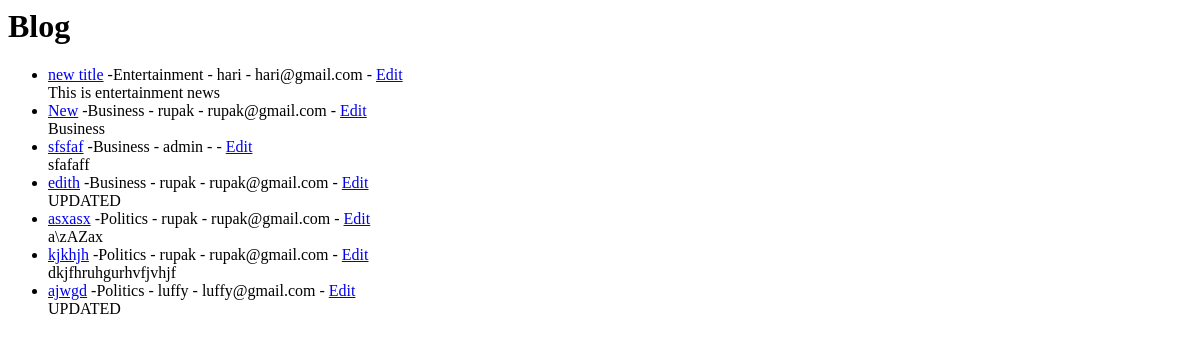
The page /blog/ on the database as committed earlier.
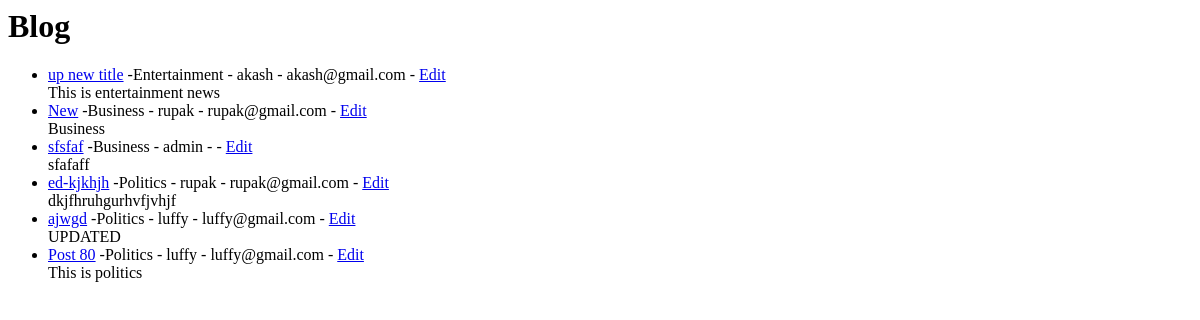
The same page on the database as committed later.
### loginapp/models.py (models this page shows, shortened)
class Post(models.Model):
    title = models.CharField(max_length = 255)
    header_image = models.ImageField(null=True, blank=True, upload_to="loginapp\static\Images")
    auth = models.ForeignKey(User,on_delete = models.CASCADE)
    body = RichTextField(blank = True , null = True)
    category = models.CharField(max_length=255, default='Politics')

### loginapp/views.py (the view)
# urls.py: path('blog/', Blog.as_view(), name="Blog"),
class Blog(ListView):
    model = Post
    template_name = 'loginapp/Html file/blog.html'

### loginapp/templates/loginapp/Html file/blog.html
<h1>Blog</h1>
<ul>
  {% for post in object_list %}
  <li>
    <a href="{% url 'article-detail' post.pk %}">{{ post.title }}</a>
    -{{ post.category}} - {{ post.auth.username }} - {{ post.auth.email }} - <a href="{% url 'update_post' post.pk %}">Edit</a> <br />
    {{ post.body }}
  </li>
  {% endfor %}
</ul>

Rows that differ between the two databases and show on the page:
removed Post: title "edith", category "Business", auth.username "rupak", auth.email "rupak@gmail.com", body "UPDATED"
removed Post: title "asxasx", category "Politics", auth.username "rupak", auth.email "rupak@gmail.com", body "a\\zAZax"
changed Post "Entertainment": title "new title" → "up new title"; auth.username "hari" → "akash"; auth.email "hari@gmail.com" → "akash@gmail.com"
changed Post "dkjfhruhgurhvfjvhjf": title "kjkhjh" → "ed-kjkhjh"
added Post: title "Post 80", category "Politics", auth.username "luffy", auth.email "luffy@gmail.com", body "This is politics"
